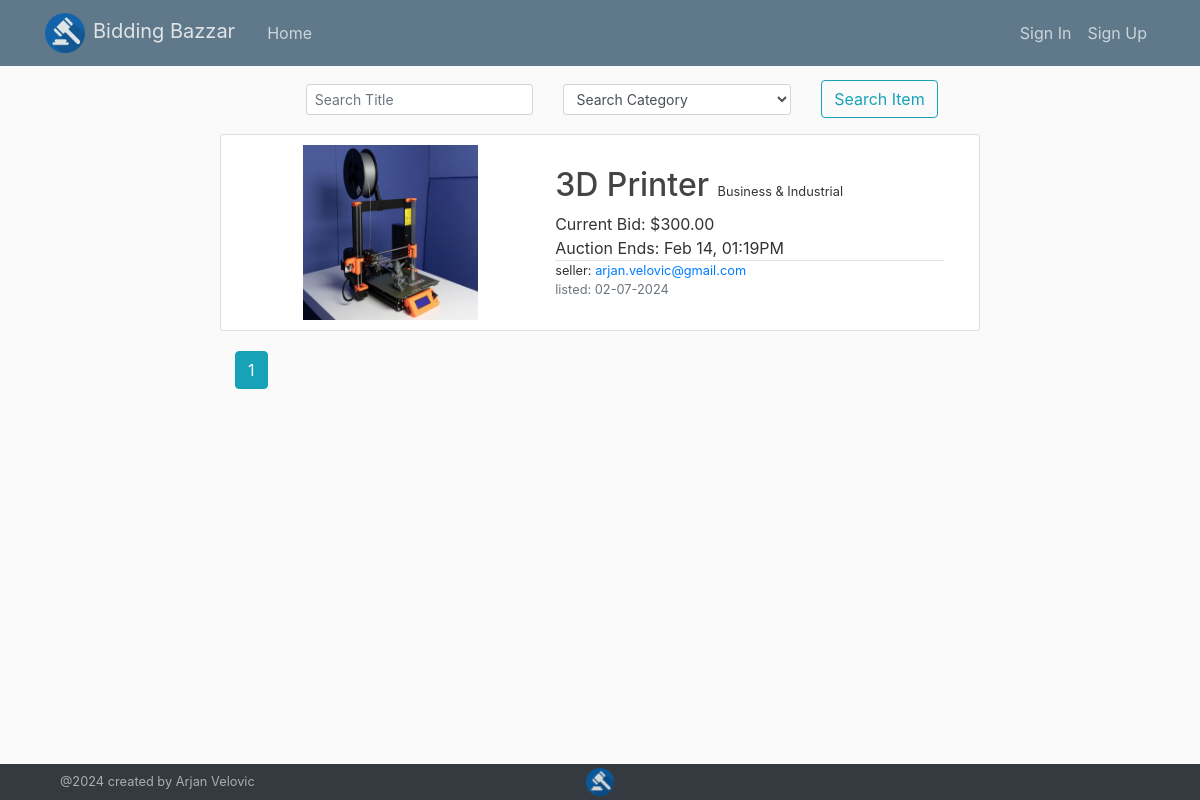
Page /home on the earlier database version.
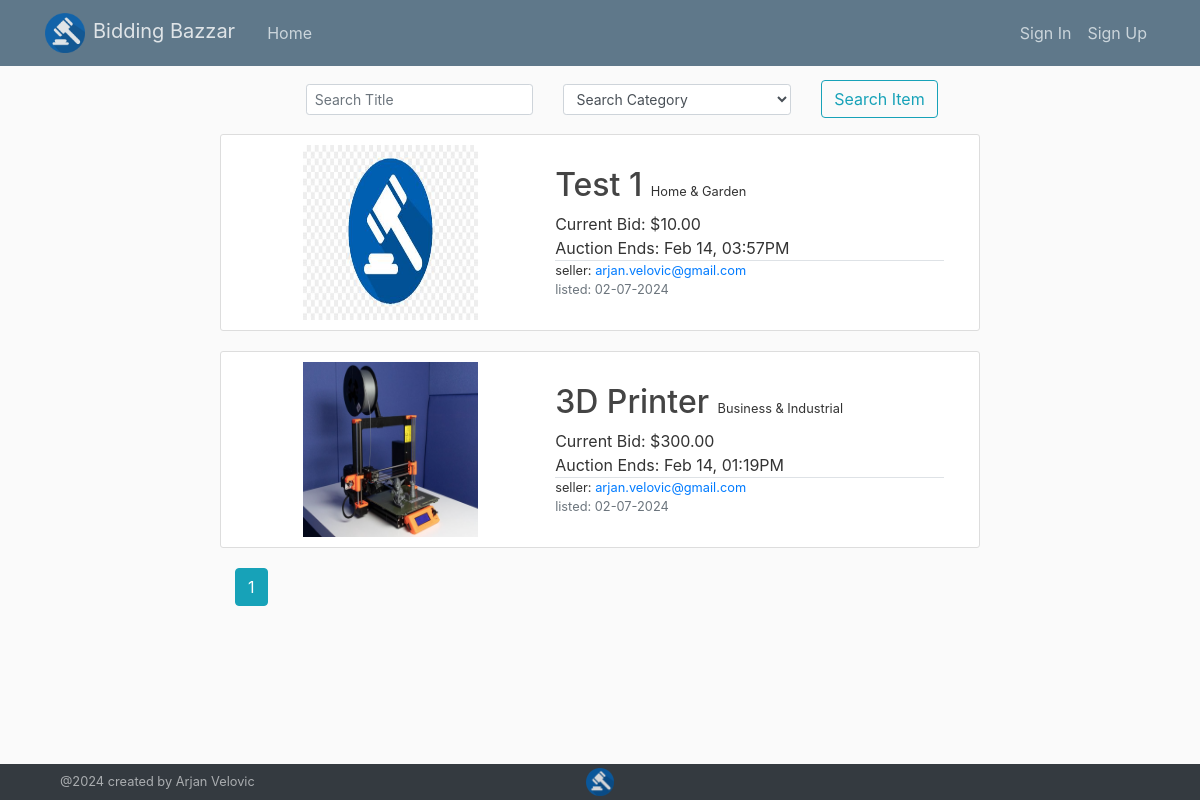
Same page on the later database version.
### models.py (models this page shows, shortened)
class Item(db.Model):
    id = db.Column(db.Integer, primary_key=True)
    title = db.Column(db.String(100), nullable=False)
    description = db.Column(db.Text, nullable=False)
    category = db.Column(db.String(100), nullable=False)
    image_file = db.Column(db.String(50), nullable=False, default='default2.jpg')
    price = db.Column(db.Numeric, nullable=False)
    seller = db.Column(db.Integer, db.ForeignKey('user.id'), nullable=False)
    listeddate = db.Column(db.DateTime, nullable=False, default=datetime.utcnow)
    enddate = db.Column(db.DateTime, nullable=False, default=datetime.utcnow)
    hasbuyer = db.Column(db.Boolean, nullable = False, default = False)
    bidinfo = db.relationship('Bid', backref='item', lazy=True)
    watches = db.relationship('Watchlist', backref='item', lazy=True)
    @hybrid_property
    def notactive(self):
        if datetime.utcnow() - timedelta(hours=5) >= self.enddate:
            return True
        else:
            return False

class User(db.Model, UserMixin):
    id = db.Column(db.Integer, primary_key=True)
    firstname = db.Column(db.String(100), nullable=False)
    lastname = db.Column(db.String(100), nullable=False)
    address = db.Column(db.String(200), nullable=False)
    phonenumber = db.Column(db.String(20), nullable=False)
    email = db.Column(db.String(120), unique=True, nullable=False)
    image_file = db.Column(db.String(20), nullable=False, default='default.jpg')
    password = db.Column(db.String(60), nullable=False)
    datecreated = db.Column(db.DateTime, nullable=False, default=datetime.utcnow)
    posts = db.relationship('Item', backref='author', lazy=True)
    bids = db.relationship('Bid', backref='bidder', lazy=True)
    watching = db.relationship('Watchlist', backref='watcher', lazy=True)

### app/main/routes.py (the view)
@main.route("/", methods=['GET', 'POST'])
@main.route("/home", methods=['GET', 'POST'])
def home():
    page = request.args.get('page', 1, type=int)
    form = SearchForm()
    if form.validate_on_submit():
        title = form.title.data
        category = form.category.data
        if title == '' and category == 'None':
            items = Item.query.order_by(Item.enddate.desc()).paginate(page=page, per_page=10)
        elif title == '' and category != 'None':
            items = Item.query.filter_by(category=category).order_by(Item.enddate.desc()).paginate(page=page, per_page=10)
        elif title != '' and category == 'None':
            items = Item.query.filter(Item.title.contains(title)).order_by(Item.enddate.desc()).paginate(page=page, per_page=10)
        else:
            items = Item.query.filter(Item.title.contains(title)).filter_by(category=category).order_by(Item.enddate.desc()).paginate(page=page, per_page=10)
        return render_template('home.html', form=form, items = items)
    elif request.method == 'GET':
        items = Item.query.order_by(Item.enddate.desc()).paginate(page=page, per_page=10)
        return render_template('home.html', form=form, items = items)

### app/main/forms.py
class SearchForm(FlaskForm):
    CATEGORIES = [
        (None,'Search Category'),
        ('Business & Industrial','Business & Industrial'),
        ('Collectibles','Collectibles'),
        ('Electronics','Electronics'),
        ('Fashion','Fashion'),
        ('Home & Garden','Home & Garden'),
        ('Jewelry','Jewelry'),
        ('Motors','Motors'),
        ('Sporting Goods','Sporting Goods'),
        ('Toys','Toys'),
        ('Other','Other')
    ]
    title = StringField('Title', render_kw={"placeholder": "Search Title"})
    category = SelectField('Categories', choices = CATEGORIES)
    submit = SubmitField('Search Item')

### app/templates/home.html (shortened to what this page needs)
{% extends "layout.html" %}
{% block content %}
  <div class="d-flex justify-content-center mb-3">
    <form method="POST" action="/home?page=1">
        <fieldset class="row">
            <div class="col-5 align-self-center">
                {% if form.title.errors %}
                    {{ form.title(class="form-control form-control-sm is-invalid") }}
                    <div class="invalid-feedback">
                        {% for error in form.title.errors %}
                            <span>{{ error }}</span>
                        {% endfor %}
                    </div>
                {% else %}
                    {{ form.title(class="form-control form-control-sm") }}
                {% endif %}
            </div>
            <div class="col-5 align-self-center">
                {% if form.category.errors %}
                    {{ form.category(class="form-control form-control-sm is-invalid") }}
                    <div class="invalid-feedback">
                        {% for error in form.category.errors %}
                            <span>{{ error }}</span>
                        {% endfor %}
                    </div>
                {% else %}
                    {{ form.category(class="form-control form-control-sm") }}
                {% endif %}
            </div>
          <div class="col-2 align-self-center m2-4">
            {{ form.submit(class="btn btn-outline-info") }}
          </div>
        </fieldset>
    </form>
  </div>
  <div class="row justify-content-center">
    <div class="col-md-8">
      {% for item in items %}
        <article class="content-section row align-items-center">
          <div class="col-5 d-flex justify-content-center">
            <img class="article-img2" src="{{ url_for('static', filename='item_pics/' + item.image_file) }}">
          </div>
          <div class="col-7">
            <div class="mb-2">
              <a class="article-title h2 text-capitalize" href="{{ url_for('items.item', item_id=item.id) }}">{{ item.title }}</a>
              {% if item.category != "None" %}
              <small class="ml-1 \text-muted">{{ item.category }}</small>
              {% endif %}
            </div>
            {% if item.notactive and item.hasbuyer%}
              <div class="">Sold Price: ${{ item.price|round(2) }}</div>
            {% elif item.notactive and item.hasbuyer == False %}
            <div class="">Price: ${{ item.price|round(2) }}</div>
            {% elif item.notactive == False %}
              <div class="">Current Bid: ${{ item.price|round(2) }}</div>
            {% endif %}
            {% if item.notactive%}
              <div class="">Ended: {{ item.enddate.strftime('%h %d, %I:%M%p') }}</div>
            {% else %}
              <div class="">Auction Ends: {{ item.enddate.strftime('%h %d, %I:%M%p') }}</div>
            {% endif %}
            <div class="border-top grid">
              <div class="small">seller: <a class="mr-2" href="{{ url_for('users.user_items', email=item.author.email) }}">{{ item.author.email }}</a></div>
              <div class="small text-muted">listed: {{ item.listeddate.strftime('%m-%d-%Y') }}</div>
            </div>
          </div>
        </article>
      {% endfor %}
      {% for page_num in items.iter_pages(left_edge=1, right_edge=1, left_current=1, right_current=2) %}
        {% if page_num %}
          {% if items.page == page_num %}
            <a class="btn btn-info mb-4" href="{{ url_for('main.home', page=page_num) }}">{{ page_num }}</a>
          {% else %}
            <a class="btn btn-outline-info mb-4" href="{{ url_for('main.home', page=page_num) }}">{{ page_num }}</a>
          {% endif %}
        {% else %}
          ...
        {% endif %}
      {% endfor %}
    </div>
</div>
{% endblock content %}

### app/templates/layout.html (shortened to what this page needs)
<!DOCTYPE html>
<html>
<head>
    <link rel="stylesheet" href="https://cdn.jsdelivr.net/npm/bootstrap@4.3.1/dist/css/bootstrap.min.css">
    <link rel="stylesheet" type="text/css" href="{{ url_for('static', filename='main.css') }}">
</head>
<body>
  <div id="page-container">
    <div id="content-wrap">
      <header class="site-header">
        <nav class="navbar navbar-expand-md navbar-dark bg-steel fixed-top">
          <div class="container">
            <a class="navbar-brand mr-4 navlogo" href="{{ url_for('main.home') }}">
              <img class="logo mr-2" src = "../static/MarketLogo.png"  alt="Logo">Bidding Bazzar</a>
            <div class="collapse navbar-collapse" id="navbarToggle">
              <div class="navbar-nav mr-auto">
                <a class="nav-item nav-link" href="{{ url_for('main.home') }}">Home</a>
              </div>
              <div class="navbar-nav">
                {% if current_user.is_authenticated %}
                <a class="nav-item nav-link" href="{{ url_for('items.new_item') }}">List Item</a>
                  <a class="nav-item nav-link" href="{{ url_for('users.account') }}">Account</a>
                  <a class="nav-item nav-link" href="{{ url_for('users.logout') }}">Sign Out</a>
                {% else %}
                  <a class="nav-item nav-link" href="{{ url_for('users.signin') }}">Sign In</a>
                  <a class="nav-item nav-link" href="{{ url_for('users.signup') }}">Sign Up</a>
                {% endif %}
              </div>
            </div>
          </div>
        </nav>
      </header>
      <div role="main" class="container">
        <div class="flex">
            {% block content %}{% endblock %}
        </div>
      </div>
    </div>
    <footer class = "footer d-flex bg-dark text-light justify-content-center align-items-center" id="footer">
      <div class="container row">
        <div class="col-4 d-flex align-items-center"><a class="small text-light footerlink" href="https://velovicportfolio.netlify.app/">@2024 created by Arjan Velovic</a></div>
        <div class="col-4 text-center my-1"><a href="{{ url_for('main.home') }}">
          <img class="logo2" src = "../static/MarketLogo.png"  alt="Logo"></a></div>
        <div class="col-4"></div>
      </div>
    </footer>
  </div>
</body>
</html>

### app/static/main.css (style rules this page uses)
body { background: #fafafa; color: #333333; margin-top: 5rem; }
.bg-steel { background-color: #5f788a; }
.site-header .navbar-nav .nav-link { color: #cbd5db; }
.content-section { background: #ffffff; padding: 10px 20px; border: 1px solid #dddddd; border-radius: 3px; margin-bottom: 20px; }
.article-title { color: #444444; }
.article-img2 { height: 175px; width: 175px; }
.logo { height: 40px; width: 40px; }
.logo2 { height: 28px; width: 28px; opacity: 80%; }
.footerlink { opacity: 60%; }
.navlogo { opacity: 80%; }
#page-container { position: relative; min-height: calc(100vh - 5rem); }
#content-wrap { padding-bottom: 2.5rem; }
#footer { position: absolute; bottom: 0; width: 100%; }

Differences in the rows shown:
added Item: image_file (picture), title "Test 1", category "Home & Garden", price "10.00", enddate "Feb 14, 03:57PM", author.email "arjan.velovic@gmail.com", listeddate "02-07-2024"
